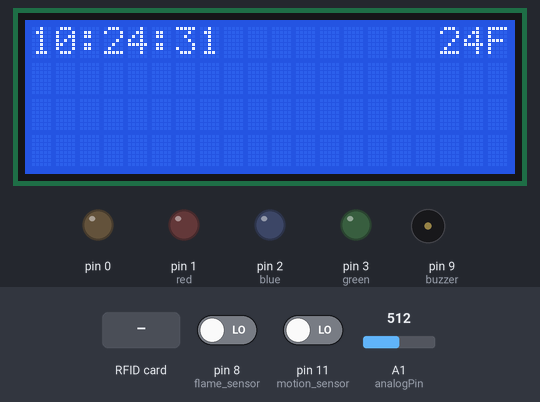
Simulated run of this sketch. Board: Arduino Mega 2560, built with avr-gcc and run on an emulated ATmega2560. On the bench: 20×4 character LCD, output pins drawn as LEDs (lit = HIGH), buzzer (waves = sounding). The test bench sets the inputs (shaded band); at power-on: pin 8 (flame_sensor) LOW, pin 11 (motion_sensor) LOW, A1 (analogPin) = 512. The local clock reads 2024-03-15 10:24:30 at power-on unless the sketch sets it; pins used as bus, display or sensor lines are not drawn.

Above: at 1.3 s.
1.4 s: RFID card 5E 7A 19 C4 held to the reader
At 3.0 s:
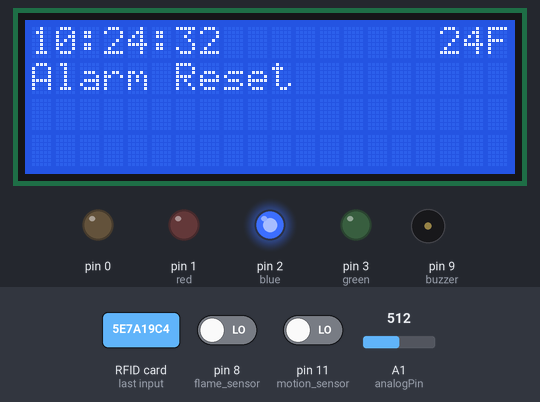
3.7 s: pin 8 (flame_sensor) driven HIGH
At 5.5 s:
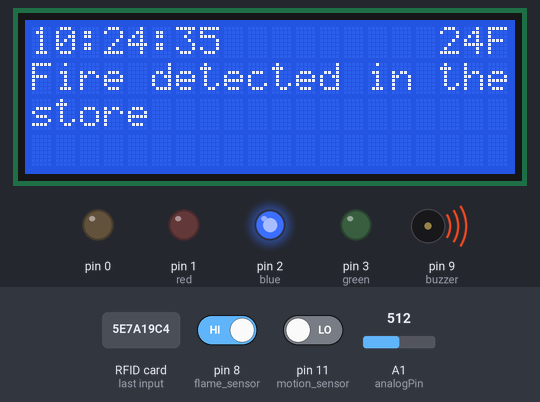
6.7 s: pin 11 (motion_sensor) driven HIGH
At 8.6 s:
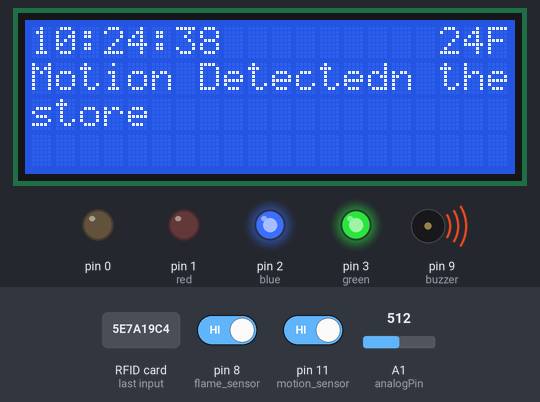
9.7 s: pin 11 (motion_sensor) driven LOW
At 10.9 s:
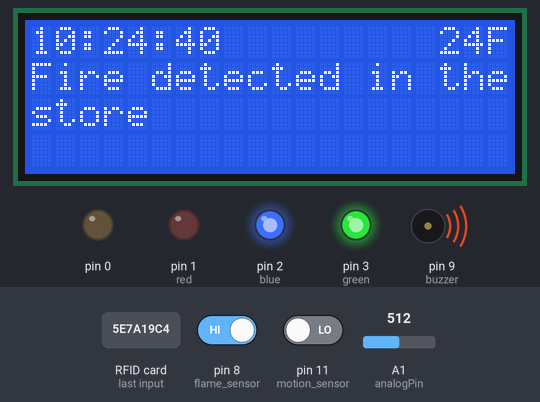
12.7 s: A1 (analogPin) set to 1007
At 13.5 s:
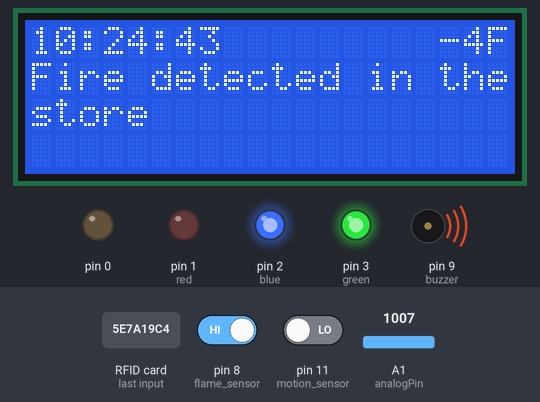
15.7 s: A1 (analogPin) set to 1023
At 16.9 s:
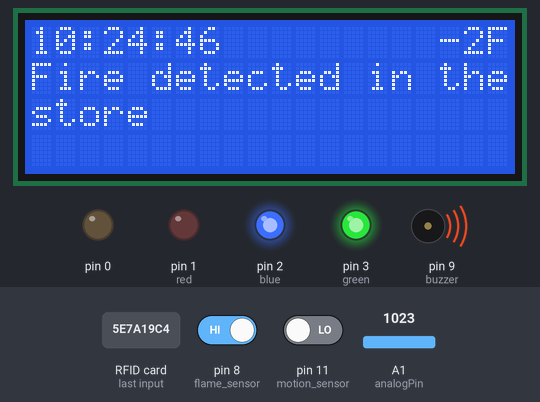
Timing chart, 0 to 18.7 s (numbered marks = the images above; inputs shaded):
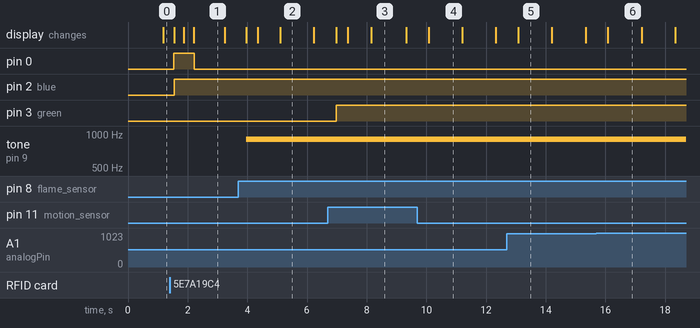

Measured:
- after the input at 1.4 s, pin 0: LOW → HIGH after 0.13 s, → LOW 0.69 s later; pin 2 (blue): LOW → HIGH after 0.14 s; the display: first changes after 0.15 s (image 1 shows a later state)
- after the input at 3.7 s, tone on pin 9 (buzzer): silent → 900 Hz after 0.27 s; the display: first changes after 0.27 s (image 2 shows a later state)
- after the input at 6.7 s, pin 3 (green): LOW → HIGH after 0.28 s; the display: first changes after 0.28 s (image 3 shows a later state)
- after the input at 9.7 s, the display: changes after 0.38 s (image 4)
- what the display in image 4 shows lasts 1.1 s, from 10.1 s to 11.2 s

The sketch:

Project_Ken.ino
```cpp
#include <Wire.h>
#include <LiquidCrystal_I2C.h>
#include <DS3231.h>
#include <SPI.h>
#include <MFRC522.h>

LiquidCrystal_I2C lcd(0x27,20,4);  // set the LCD address to 0x27 for a 16 chars and 2 line display
DS3231  rtc(A4, A5);
constexpr uint8_t RST_PIN = 5;     // Configurable, see typical pin layout above
constexpr uint8_t SS_PIN = 53;     // Configurable, see typical pin layout above

int motion_sensor = 11;
int green = 3;
int blue = 2;
int red = 1;
int buzzer = 9;
int flame_sensor=8; // Flame sendor
int lightsensor = A0;
int pushbutton;
boolean on=false;
int buttonState;
int cardread;

#define analogPin  A1 //the thermistor attach to
#define beta 4090 //the beta of the thermistor
#define resistance 10 //the value of the pull-down resistor
MFRC522 rfid(SS_PIN, RST_PIN); // Instance of the class

MFRC522::MIFARE_Key key;


void setup()
{
  pinMode(motion_sensor, INPUT);
  pinMode(flame_sensor, INPUT);
  pinMode(lightsensor, INPUT);

  pinMode(cardread, OUTPUT);
  pinMode(blue, OUTPUT);
  pinMode(green, OUTPUT);
  pinMode(red, OUTPUT);
  pinMode(buzzer, OUTPUT);
  lcd.init();                      // initialize the lcd
  lcd.backlight();
  rtc.begin();
  SPI.begin(); // Init SPI bus
  rfid.PCD_Init(); // Init MFRC522
}

void temperature(){
  long a =1023 - analogRead(analogPin);
  int tempC = beta /(log((1025.0 * 10 / a - 10) / 10) + beta / 298.0) - 273.0;
  lcd.setCursor(17,0);
  lcd.print(tempC);
  lcd.setCursor(19,0);
  lcd.print("F");

}
void card(){
  if (  rfid.PICC_IsNewCardPresent()){
  digitalWrite(cardread, HIGH);
}
else {
  digitalWrite(cardread, LOW);
}
delay(10);
pushbutton == digitalRead(cardread);

}
void flamedt(){
  int flame = digitalRead(flame_sensor);
  if (flame == HIGH){
    lcd.setCursor(0,1);
    lcd.print("Fire detected in the");
    lcd.setCursor(0,2);
    lcd.print("store");
    tone(buzzer, 900);
  }
}
void motiondt(){
  int motion = digitalRead(motion_sensor);

  if (motion == HIGH){
    lcd.setCursor(0,1);
    lcd.print("Motion Detected");
    digitalWrite(3,HIGH);
    tone(buzzer, 900);
    }
  }

void clockr(){
  lcd.setCursor(0,0);
  lcd.print(rtc.getTimeStr());
}
void state(){
  card();
   buttonState = digitalRead(pushbutton);
  if (buttonState == HIGH) {
    if(on==true){
      on=false;
    }  else{
      on=true;
    }
  }
   if (on == true) {
    lcd.clear();
    digitalWrite(2, HIGH);
    noTone(buzzer);
    lcd.setCursor(0,1);
    lcd.print("Alarm Reset");
   int buttonstate = 0;
  }
  else if (on == false){
  }
   delay(300);
}


void loop(){

  temperature();
  clockr();
  flamedt();
  motiondt();
  state();
}
```
